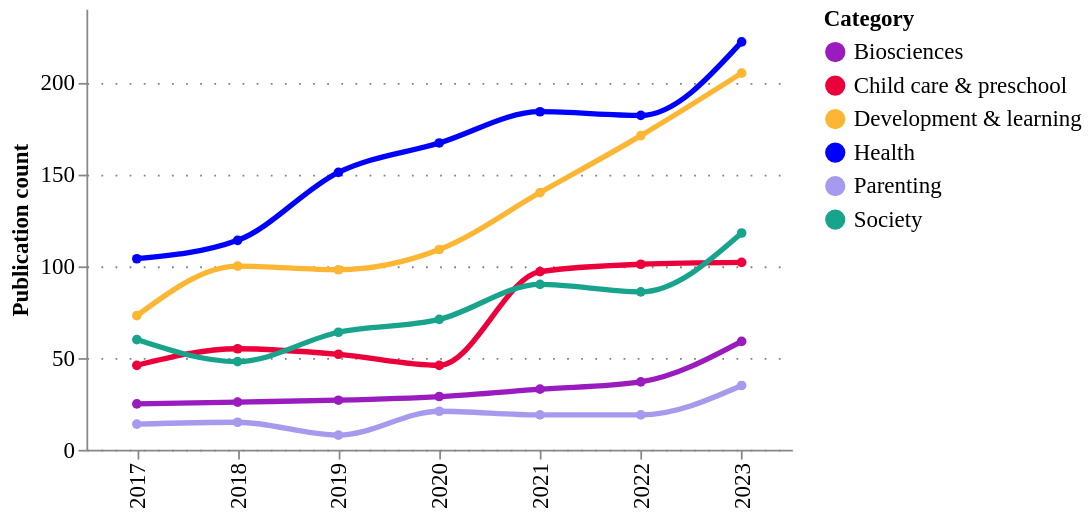

Notebook cell for this chart:
### Code cell
importlib.reload(pu);
import altair as alt
new_column = 'Category'
ts_df = tech_applications_ts.query("year >= 2017").rename(columns={'type': new_column})

# Define custom colors for each distinct Category
custom_colors = {
    'Biosciences': '#9A1BBE',
    'Child care & preschool': '#EB003B' ,
    'Development & learning': '#FDB633',
    'Health': '#0000FF',
    'Parenting': '#A59AEE',
    'Society': '#18A48C',
}

# Create a color scale using the custom colors
color_scale = alt.Scale(domain=list(custom_colors.keys()), range=list(custom_colors.values()))

fig = pu.ts_smooth(
    ts_df,
    ts_df[new_column].unique(),
    variable= "counts",
    variable_title = "Publication count",
    category_column = new_column,
    width = 400,
    height = 250,
    legend_orient='right',
    color_scale=color_scale  # Pass the custom color scale
)
pu.configure_plots(fig)

### Figure 1 — Vega-Lite specification as saved in the notebook (floating-point values rounded to 4 significant figures)
{"config": {"title": {"font": "Averta", "anchor": "start"}, "subtitle": {"font": "Averta"}, "axis": {"labelFont": "Averta", "titleFont": "Averta", "gridColor": "grey", "gridDash": [1, 7], "labelFontSize": 13, "titleFontSize": 13}, "header": {"labelFont": "Averta", "titleFont": "Averta"}, "legend": {"labelFont": "Averta", "titleFont": "Averta", "labelFontSize": 13, "titleFontSize": 13}, "range": {"category": ["#0000FF", "#FDB633", "#18A48C", "#9A1BBE", "#EB003B", "#FF6E47", "#646363", "#0F294A", "#97D9E3", "#A59BEE", "#F6A4B7", "#D2C9C0", "#FFFFFF", "#000000"], "ordinal": {"scheme": ["#0000FF", "#FDB633", "#18A48C", "#9A1BBE", "#EB003B", "#FF6E47", "#646363", "#0F294A", "#97D9E3", "#A59BEE", "#F6A4B7", "#D2C9C0", "#FFFFFF", "#000000"]}}, "view": {"strokeWidth": 0}}, "data": {"name": "data-bdd9017d72c79525eb7764fa6859ab1c"}, "mark": {"type": "line", "interpolate": "monotone", "point": {"filled": true, "size": 30}, "size": 3, "strokeDash": [0]}, "encoding": {"color": {"field": "Category", "legend": {"orient": "right"}, "scale": {"domain": ["Biosciences", "Child care & preschool", "Development & learning", "Health", "Parenting", "Society"], "range": ["#9A1BBE", "#EB003B", "#FDB633", "#0000FF", "#A59AEE", "#18A48C"]}, "type": "nominal"}, "tooltip": [{"field": "year", "title": "Year", "type": "ordinal"}, {"field": "Category", "type": "nominal"}, {"field": "counts", "format": ".3f", "title": "Publication count", "type": "quantitative"}], "x": {"field": "year", "title": "", "type": "ordinal"}, "y": {"field": "counts", "title": "Publication count", "type": "quantitative"}}, "height": 250, "title": {"anchor": "start", "text": "", "fontSize": 14, "subtitle": "", "subtitleFont": "Averta", "subtitleFontSize": 13}, "width": 400, "$schema": "https://vega.github.io/schema/vega-lite/v4.17.0.json", "datasets": {"data-bdd9017d72c79525eb7764fa6859ab1c": [{"year": 2017, "Category": "Biosciences", "counts": 25.0, "counts_prop": 0.011}, {"year": 2018, "Category": "Biosciences", "counts": 26.0, "counts_prop": 0.011}, {"year": 2019, "Category": "Biosciences", "counts": 27.0, "counts_prop": 0.012}, {"year": 2020, "Category": "Biosciences", "counts": 29.0, "counts_prop": 0.013}, {"year": 2021, "Category": "Biosciences", "counts": 33.0, "counts_prop": 0.015}, {"year": 2022, "Category": "Biosciences", "counts": 37.0, "counts_prop": 0.016}, {"year": 2023, "Category": "Biosciences", "counts": 59.0, "counts_prop": 0.026}, {"year": 2017, "Category": "Child care & preschool", "counts": 46.0, "counts_prop": 0.02}, {"year": 2018, "Category": "Child care & preschool", "counts": 55.0, "counts_prop": 0.024}, {"year": 2019, "Category": "Child care & preschool", "counts": 52.0, "counts_prop": 0.023}, {"year": 2020, "Category": "Child care & preschool", "counts": 46.0, "counts_prop": 0.02}, {"year": 2021, "Category": "Child care & preschool", "counts": 97.0, "counts_prop": 0.043}, {"year": 2022, "Category": "Child care & preschool", "counts": 101.0, "counts_prop": 0.044}, {"year": 2023, "Category": "Child care & preschool", "counts": 102.0, "counts_prop": 0.045}, {"year": 2017, "Category": "Development & learning", "counts": 73.0, "counts_prop": 0.032}, {"year": 2018, "Category": "Development & learning", "counts": 100.0, "counts_prop": 0.044}, {"year": 2019, "Category": "Development & learning", "counts": 98.0, "counts_prop": 0.043}, {"year": 2020, "Category": "Development & learning", "counts": 109.0, "counts_prop": 0.048}, {"year": 2021, "Category": "Development & learning", "counts": 140.0, "counts_prop": 0.062}, {"year": 2022, "Category": "Development & learning", "counts": 171.0, "counts_prop": 0.075}, {"year": 2023, "Category": "Development & learning", "counts": 205.0, "counts_prop": 0.09}, {"year": 2017, "Category": "Health", "counts": 104.0, "counts_prop": 0.046}, {"year": 2018, "Category": "Health", "counts": 114.0, "counts_prop": 0.05}, {"year": 2019, "Category": "Health", "counts": 151.0, "counts_prop": 0.066}, {"year": 2020, "Category": "Health", "counts": 167.0, "counts_prop": 0.074}, {"year": 2021, "Category": "Health", "counts": 184.0, "counts_prop": 0.081}, {"year": 2022, "Category": "Health", "counts": 182.0, "counts_prop": 0.08}, {"year": 2023, "Category": "Health", "counts": 222.0, "counts_prop": 0.098}, {"year": 2017, "Category": "Parenting", "counts": 14.0, "counts_prop": 0.006}, {"year": 2018, "Category": "Parenting", "counts": 15.0, "counts_prop": 0.007}, {"year": 2019, "Category": "Parenting", "counts": 8.0, "counts_prop": 0.004}, {"year": 2020, "Category": "Parenting", "counts": 21.0, "counts_prop": 0.009}, {"year": 2021, "Category": "Parenting", "counts": 19.0, "counts_prop": 0.008}, {"year": 2022, "Category": "Parenting", "counts": 19.0, "counts_prop": 0.008}, {"year": 2023, "Category": "Parenting", "counts": 35.0, "counts_prop": 0.015}, {"year": 2017, "Category": "Society", "counts": 60.0, "counts_prop": 0.026}, {"year": 2018, "Category": "Society", "counts": 48.0, "counts_prop": 0.021}, {"year": 2019, "Category": "Society", "counts": 64.0, "counts_prop": 0.028}, {"year": 2020, "Category": "Society", "counts": 71.0, "counts_prop": 0.031}, {"year": 2021, "Category": "Society", "counts": 90.0, "counts_prop": 0.04}, {"year": 2022, "Category": "Society", "counts": 86.0, "counts_prop": 0.038}, {"year": 2023, "Category": "Society", "counts": 118.0, "counts_prop": 0.052}]}}
